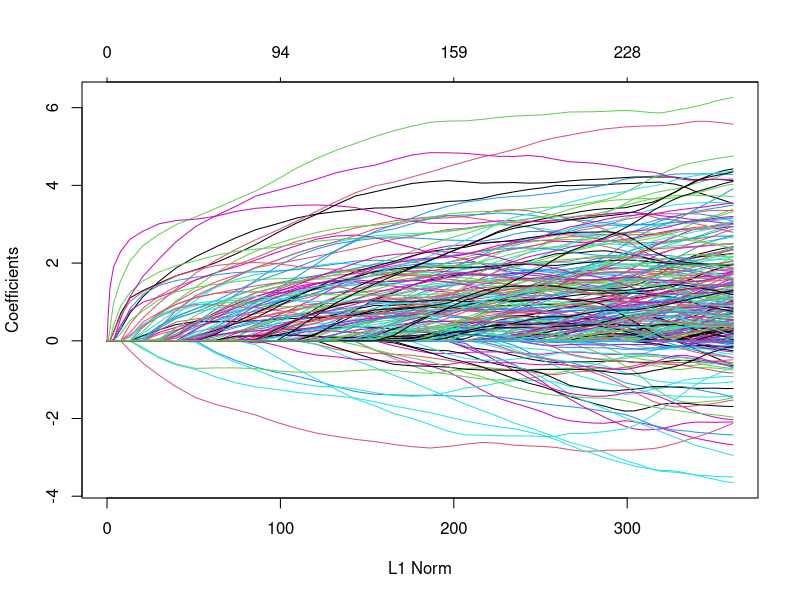
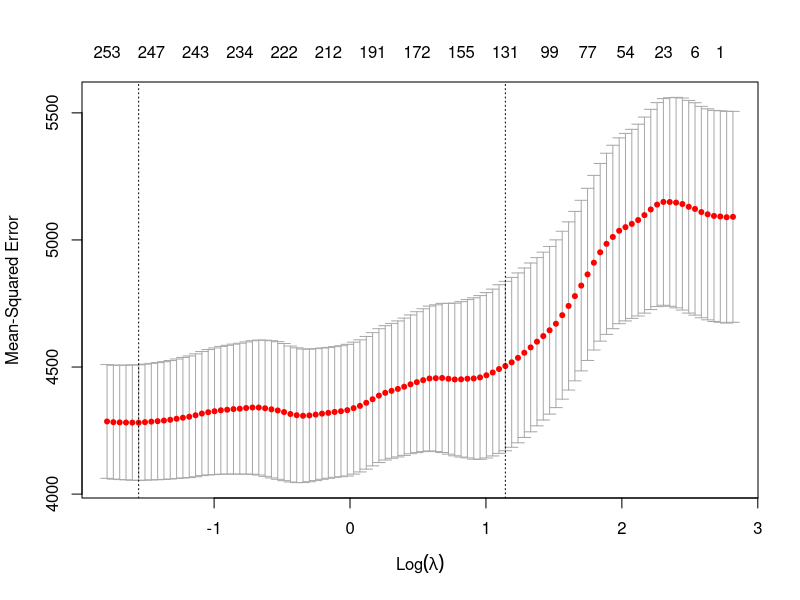
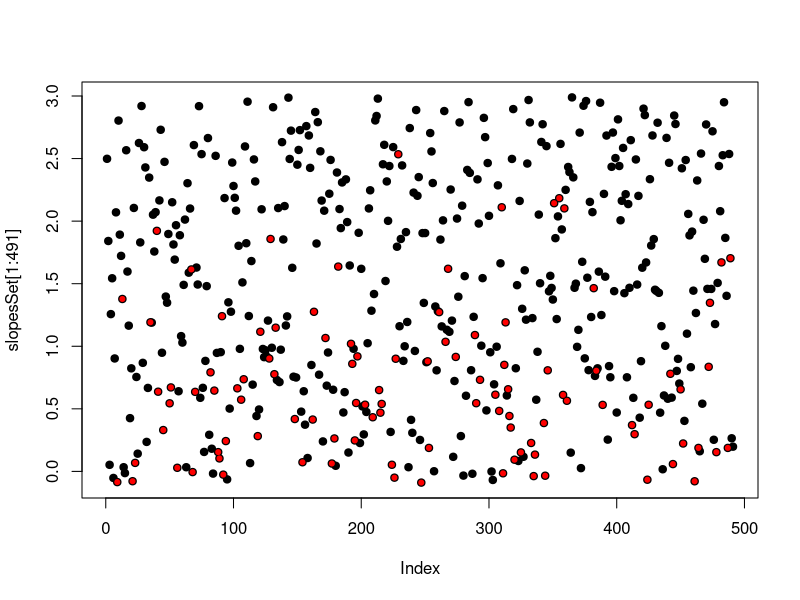
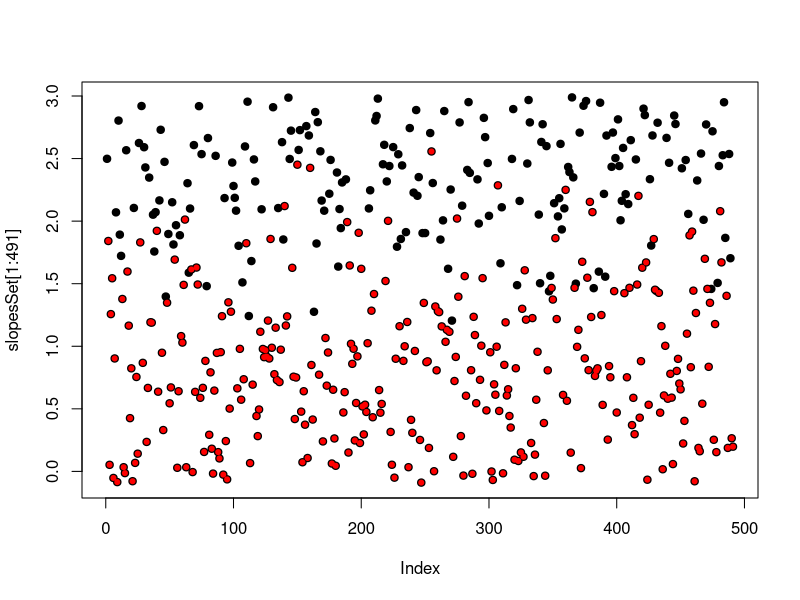

These figures' R source, in order:
# Create dataset
set.seed(8394756)
Epsilon<-rnorm(500,0,1)
X<-rnorm(500*500,0,2)
dim(X)<-c(500,500)
colnames(X)<-paste0("X",1:500)
slopesSet<-runif(500,-.1,3)
Y<-sapply(2:500,function(z) 1+X[,1:z]%*%slopesSet[1:z]+Epsilon)

# Separate dataset to the training set and test set with 1:1 ratio
set.seed(1)
train = sample(1:nrow(X[,1:491]), nrow(X[,1:491])/2)
test = (-train)
y.test=Y[test,490]
suppressWarnings(library('glmnet'))
lasso490=glmnet(x=X[train,1:491],y=Y[train,490],alpha=1,nlambda=100,lambda.min.ratio=.0001)
plot(lasso490)

# Perform cross-validation on the training set and pick the best lambda
cv.out = cv.glmnet(x = X[train, 1:491], Y[train, 490], alpha = 1)
plot(cv.out)
bestlam = cv.out$lambda.min
print(bestlam)
out=glmnet(x=X[,1:491],y=Y[,490],alpha=1,lambda=bestlam)
lasso.coef=predict(out,type="coefficients",s=bestlam)
removedSlopes<-rep(NA,491)
removedSlopes[lasso.coef[-1]==0]<-slopesSet[1:491][lasso.coef[-1]==0]
plot(slopesSet[1:491],pch=19)
points(removedSlopes,col="red",pch=20)

#Linear model and remove predictor with p-values larger than 0.05
m490 = lm(Y~., data=data.frame(Y=Y[, 490], X[, 1:491]))
lmRemovedSlopes = rep(NA, 491)
thres_p = 0.0001
lmRemovedSlopes[coefficients(summary(m490))[-1, 4] > thres_p] = slopesSet[1:491][coefficients(summary(m490))[-1, 4] > thres_p]
plot(slopesSet[1:491],pch=19)
points(lmRemovedSlopes,col="red",pch=20)
